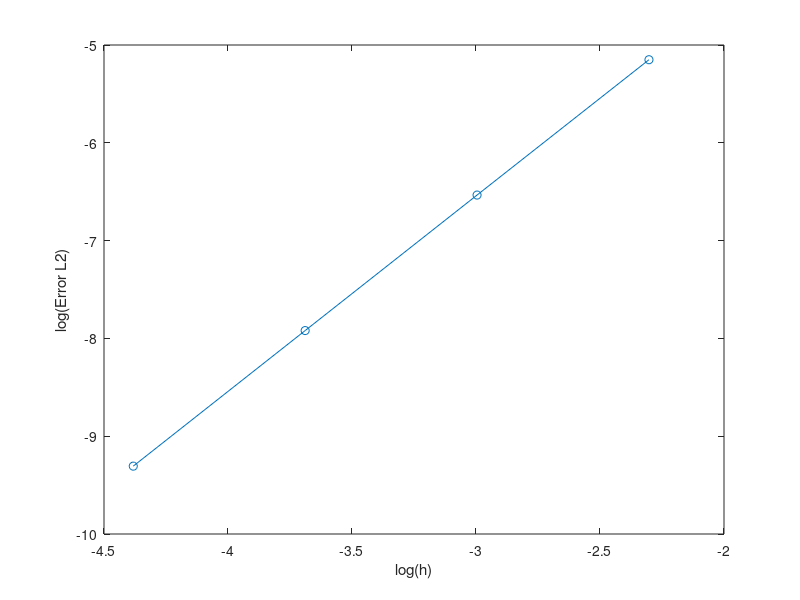

Source code (MATLAB):
% Paramètres du problème
a = 0;
b = 1;
h_values = [1/10, 1/20, 1/40, 1/80]; % Différents pas h pour l'analyse de convergence

% Initialisation des tableaux pour stocker les erreurs et les pas h
errors_L2 = zeros(length(h_values), 1);
h_log = log(h_values);

%definition de f
f = @(x) pi^2 * sin(pi * x);

% Boucle sur les différents pas h
for idx = 1:length(h_values)
    h = h_values(idx);
    n = (b - a) / h - 1; % Nombre de points intérieurs
    X = linspace(a, b, n+2); % Vecteur contenant n+2 points, y compris a et b
    
    % Initialisation des fonctions psi
    psi = cell(1, n); % Cell array pour stocker les fonctions pour les n points intérieurs

    % Création des fonctions de base psi pour les points intérieurs
    for i = 2:n+1
        psi{i} = @(X_query) ((X_query >= X(i-1) & X_query < X(i)) .* (X_query - X(i-1)) / h) +  ((X_query >= X(i) & X_query < X(i+1)) .* (X(i+1) - X_query) / h);
    end

    % Matrice M et vecteur B
    M = (2/h) * diag(ones(n, 1)) - (1/h) * diag(ones(n-1, 1), 1) - (1/h) * diag(ones(n-1, 1), -1);
    % Création d'une matrice colonne n*1 remplie de zéros
    B = zeros(n,1);
    % Remplissage de B en utilisant la méthode des trapèzes pour les n points intérieurs
    for j = 2:n+1
        B(j-1) = h/2 * (f(X(j-1)) * psi{j}(X(j-1)) + 2 * f(X(j)) * psi{j}(X(j)) + f(X(j+1)) * psi{j}(X(j+1)));
    end
    
    
    A_solution = inv(M) * B;
    
    x = linspace(a + h, b - h, n); % Points intérieurs seulement
    U_exact = sin(pi * x);

    % Calcul de l'erreur e = U_exact - U_approx
    e = U_exact - A_solution';
    %disp(e)

    % Matrice de masse W (simplifiée pour des fonctions linéaires par morceaux)
    W = (h/6) * (diag(ones(n-1, 1), -1) + 4*diag(ones(n, 1), 0) + diag(ones(n-1, 1), 1));
    
    % Calcul de la norme L2 de l'erreur en utilisant la matrice de masse
    errors_L2(idx) = sqrt(e * W * e');

    % Affichage de la norme L2 de l'erreur pour le pas h courant
    fprintf('Norme L2 de lerreur pour h = %f : %f\n', h, errors_L2(idx));
end

% Tracer la courbe de convergence en échelle log-log
error_log = log(errors_L2);
plot(h_log, error_log, '-o');
xlabel('log(h)');
ylabel('log(Error L2)');

% Ajustement linéaire pour estimer la pente
fit_params = polyfit(h_log, error_log, 1);
slope = fit_params(1);

% Affichage de l'ordre de convergence estimé
fprintf('Lordre estimé de convergence en norme L2 est : %f\n', -slope);
